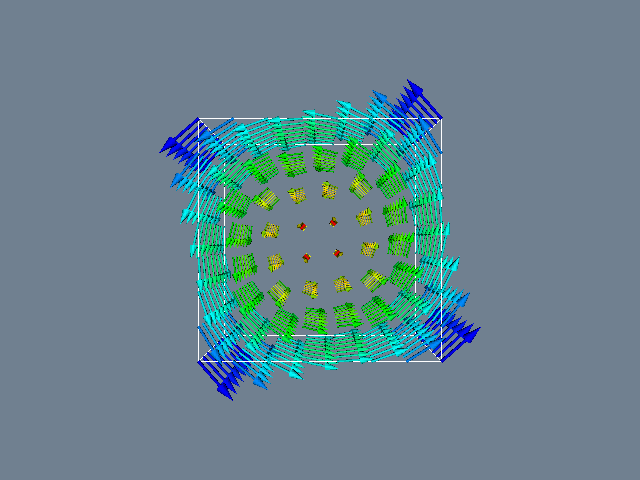

The script that drew this image:
#!/usr/bin/env python

# Visualize a procedural vector field using oriented and scaled arrow glyphs.

import math

# Factory overrides: importing these modules registers the OpenGL rendering
# and interaction style implementations for vtkRenderingCore factory classes.
import vtkmodules.vtkInteractionStyle  # noqa: F401
import vtkmodules.vtkRenderingOpenGL2  # noqa: F401

# VTK pipeline classes used in this example
from vtkmodules.vtkCommonCore import vtkFloatArray, vtkPoints
from vtkmodules.vtkCommonDataModel import vtkStructuredGrid
from vtkmodules.vtkFiltersCore import vtkGlyph3D
from vtkmodules.vtkFiltersModeling import vtkOutlineFilter
from vtkmodules.vtkFiltersSources import vtkArrowSource
from vtkmodules.vtkRenderingCore import (
    vtkActor,
    vtkPolyDataMapper,
    vtkRenderWindow,
    vtkRenderWindowInteractor,
    vtkRenderer,
)

# Colors (normalized RGB)
slate_gray = (0.439, 0.502, 0.565)
white = (1.0, 1.0, 1.0)

# Source: build an 8x8x8 structured grid with a radial + rotational vector field
nx, ny, nz = 8, 8, 8

points = vtkPoints()
vectors = vtkFloatArray()
vectors.SetNumberOfComponents(3)
vectors.SetName("Vectors")

scalars = vtkFloatArray()
scalars.SetNumberOfComponents(1)
scalars.SetName("Magnitude")

for k in range(nz):
    for j in range(ny):
        for i in range(nx):
            x = i / (nx - 1.0) * 4.0 - 2.0
            y = j / (ny - 1.0) * 4.0 - 2.0
            z = k / (nz - 1.0) * 4.0 - 2.0
            points.InsertNextPoint(x, y, z)
            vx = -y
            vy = x
            vz = 0.5 * z
            mag = math.sqrt(vx * vx + vy * vy + vz * vz)
            vectors.InsertNextTuple3(vx, vy, vz)
            scalars.InsertNextValue(mag)

sg = vtkStructuredGrid()
sg.SetDimensions(nx, ny, nz)
sg.SetPoints(points)
sg.GetPointData().SetVectors(vectors)
sg.GetPointData().SetScalars(scalars)

# Source: arrow glyph geometry
arrow = vtkArrowSource()
arrow.SetTipResolution(16)
arrow.SetShaftResolution(16)

# Filter: orient and scale arrows by the vector field
glyph = vtkGlyph3D()
glyph.SetInputData(sg)
glyph.SetSourceConnection(arrow.GetOutputPort())
glyph.SetVectorModeToUseVector()
glyph.SetScaleModeToScaleByVector()
glyph.SetScaleFactor(0.3)
glyph.OrientOn()

glyph_mapper = vtkPolyDataMapper()
glyph_mapper.SetInputConnection(glyph.GetOutputPort())
glyph_mapper.SetScalarRange(sg.GetScalarRange())

glyph_actor = vtkActor()
glyph_actor.SetMapper(glyph_mapper)

# Filter: outline around the grid
outline = vtkOutlineFilter()
outline.SetInputData(sg)

outline_mapper = vtkPolyDataMapper()
outline_mapper.SetInputConnection(outline.GetOutputPort())

outline_actor = vtkActor()
outline_actor.SetMapper(outline_mapper)
outline_actor.GetProperty().SetColor(white)

# Renderer: assemble the scene
renderer = vtkRenderer()
renderer.AddActor(glyph_actor)
renderer.AddActor(outline_actor)
renderer.SetBackground(slate_gray)

# Window: display the rendered scene
render_window = vtkRenderWindow()
render_window.AddRenderer(renderer)
render_window.SetWindowName("arrow glyphs")
render_window.SetMultiSamples(0)
render_window.SetSize(640, 480)

# Interactor: handle mouse and keyboard events
render_window_interactor = vtkRenderWindowInteractor()
render_window_interactor.SetRenderWindow(render_window)

# Launch the interactive visualization
render_window_interactor.Initialize()
render_window_interactor.Start()
